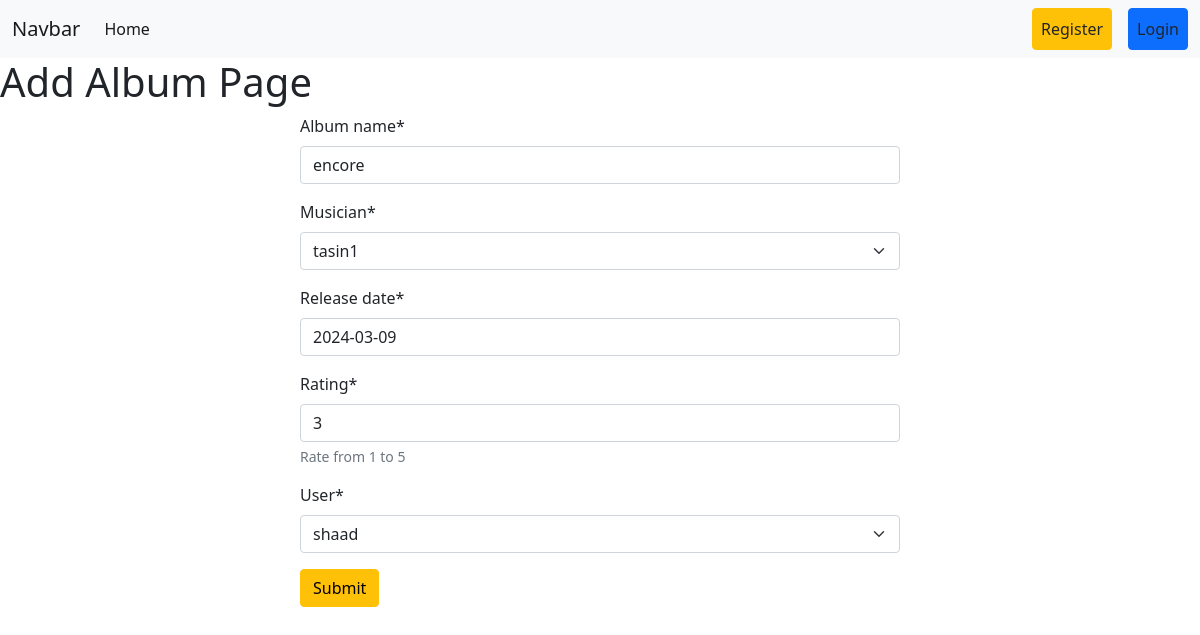
/add_album/edit/11, run on the app's committed database.
### album/models.py (models this page shows, shortened)
class Album(models.Model):
    album_name = models.CharField(max_length=100)
    musician = models.ForeignKey(Musician, related_name='albums', on_delete=models.CASCADE)
    release_date = models.DateField()
    rating = models.IntegerField(validators=[MinValueValidator(1), MaxValueValidator(5)], help_text="Rate from 1 to 5")
    user = models.ForeignKey(User, on_delete=models.CASCADE)

### album/views.py (the view)
# urls.py: path('edit/<int:id>', views.edit_album,name='edit_album'),
def edit_album(request,id):
    album=models.Album.objects.get(pk=id)
    album_form=forms.AlbumForm(instance=album)
    if request.method == 'POST':
        album_form=forms.AlbumForm(request.POST,instance=album)
        if album_form.is_valid():
            album_form.save()
            return redirect('homepage')
    return render (request,'add_album.html',{'form':album_form})

### album/forms.py
class AlbumForm(forms.ModelForm):
    class Meta:
        model=Album
        fields= '__all__'

### musician/models.py (called while the page is built)
    def __str__(self):
        return self.First_name

### album/templates/add_album.html (shortened to what this page needs)
{% extends 'base.html'  %}
{% load crispy_forms_tags %}
{% block content %}
<h1>Add Album Page</h1>
<form style="width:50% ; margin : auto" method="post">
{{form | crispy}}
<button class="btn btn-warning">Submit</button>
{% endblock %}

### data on the page
Album: album_name "encore", musician "tasin1", release_date "2024-03-09", rating "3", user "shaad"
